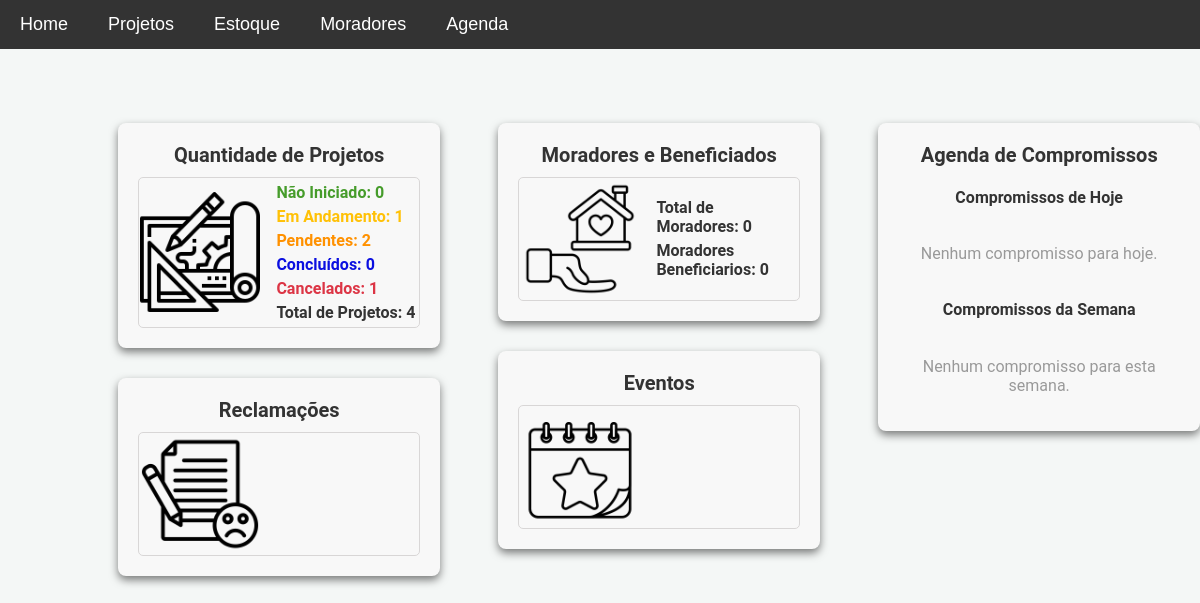
The app's page /, older data.
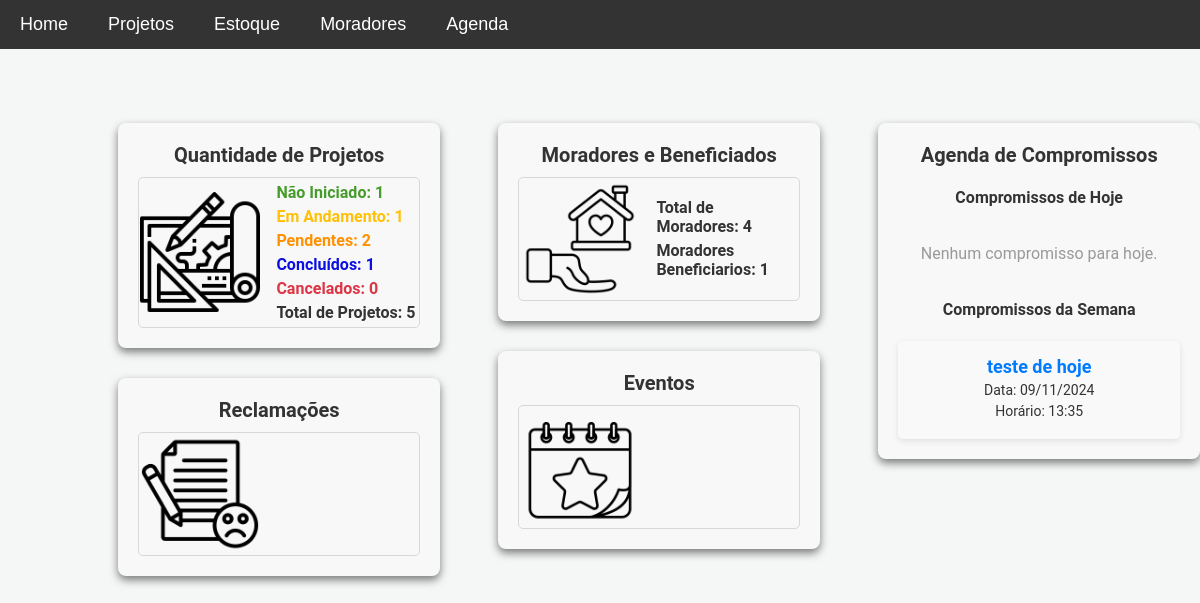
The same page, newer data.
### models.py (models this page shows)
class Compromisso(db.Model):
    __tablename__ = 'compromissos'
    id = db.Column(db.Integer, primary_key=True)
    nome_compromisso = db.Column(db.String(100), nullable=False)
    data = db.Column(db.Date, nullable=False)
    hora = db.Column(db.Time, nullable=False)
    observacoes = db.Column(db.Text, nullable=True)
    data_criacao = db.Column(db.DateTime, default=datetime.utcnow)

### app.py (the view)
@app.route('/')
def home():
    total_projetos = Projeto.query.count()
    nao_iniciados = Projeto.query.filter_by(status='Não iniciado').count()
    pendentes = Projeto.query.filter_by(status='Pendente').count()
    em_andamento = Projeto.query.filter_by(status='Em andamento').count()
    concluidos = Projeto.query.filter_by(status='Concluído').count()
    cancelados = Projeto.query.filter_by(status='Cancelado').count()
    total_moradores = Morador.query.count()
    moradores_beneficiados = Morador.query.filter_by(beneficio=True).count()
    hoje = datetime.now().date()
    semana_futura = hoje + timedelta(days=7)
    compromissos_hoje = Compromisso.query.filter(Compromisso.data == hoje).order_by(Compromisso.hora).all()
    compromissos_semana = Compromisso.query.filter(Compromisso.data > hoje, Compromisso.data <= semana_futura).order_by(Compromisso.data, Compromisso.hora).all()
    return render_template(
        'index.html',
        nao_iniciados=nao_iniciados,
        total_projetos=total_projetos,
        pendentes=pendentes,
        em_andamento=em_andamento,
        concluidos=concluidos,
        cancelados=cancelados,
        total_moradores=total_moradores,
        moradores_beneficiados=moradores_beneficiados,
        compromissos_hoje=compromissos_hoje,
        compromissos_semana=compromissos_semana
    )

### templates/index.html (shortened to what this page needs)
{% extends 'base.html' %}
{% block content %}
<div id="home-page" class="home-page">
    <div class="container">
        <div class="column">
            <div class="status-container">
                <h3>Quantidade de Projetos</h3>
                <div class="status-content dashboard">
                    <img src="{{ url_for('static', filename='img/projeto.png') }}" alt="Ícone de projetos" width="100"
                        height="100">
                    <ul>
                        <li class="nao-iniciado">Não Iniciado: {{ nao_iniciados }}</li>
                        <li class="em-andamento">Em Andamento: {{ em_andamento }}</li>
                        <li class="pendente">Pendentes: {{ pendentes }}</li>
                        <li class="concluido">Concluídos: {{ concluidos }}</li>
                        <li class="cancelado">Cancelados: {{ cancelados }}</li>
                        <li class="total_projetos">Total de Projetos: {{ total_projetos }}</li>
                    </ul>
                </div>
            </div>
            <div class="status-container">
                <h3>Reclamações</h3>
                <div class="status-content">
                    <img src="{{ url_for('static', filename='img/reclamacao.png') }}" alt="Ícone de reclamações"
                        width="100" height="100">
                </div>
            </div>
        </div>
        <div class="column">
            <div class="status-container">
                <h3>Moradores e Beneficiados</h3>
                <div class="status-content dashboard">
                    <img src="{{ url_for('static', filename='img/moradores.png') }}" alt="Ícone de moradores"
                        width="100" height="100">
                    <ul>
                        <li>Total de Moradores: {{ total_moradores }}</li>
                        <li>Moradores Beneficiarios: {{ moradores_beneficiados }}</li>
                    </ul>
                </div>
            </div>
            <div class="status-container">
                <h3>Eventos</h3>
                <div class="status-content">
                    <img src="{{ url_for('static', filename='img/eventos.png') }}" alt="Ícone de eventos" width="100"
                        height="100">
                </div>
            </div>
        </div>
        <div class="column agenda-column">
            <div class="status-container">
                <h3>Agenda de Compromissos</h3>
                <h4>Compromissos de Hoje</h4>
                <div class="agenda-container">
                    {% if compromissos_hoje %}
                    {% for compromisso in compromissos_hoje %}
                    <div class="agenda-card">
                        <h5>{{ compromisso.nome_compromisso }}</h5>
                        <p>Horário: {{ compromisso.hora.strftime('%H:%M') }}</p>
                    </div>
                    {% endfor %}
                    {% else %}
                    <p class="no-compromissos">Nenhum compromisso para hoje.</p>
                    {% endif %}
                </div>
                <h4>Compromissos da Semana</h4>
                <div class="agenda-container">
                    {% if compromissos_semana %}
                    {% for compromisso in compromissos_semana %}
                    <div class="agenda-card">
                        <h5>{{ compromisso.nome_compromisso }}</h5>
                        <p>Data: {{ compromisso.data.strftime('%d/%m/%Y') }}</p>
                        <p>Horário: {{ compromisso.hora.strftime('%H:%M') }}</p>
                    </div>
                    {% endfor %}
                    {% else %}
                    <p class="no-compromissos">Nenhum compromisso para esta semana.</p>
                    {% endif %}
                </div>
            </div>
        </div>
    </div>
</div>
{% endblock %}

Row changes from the older to the newer data that the page shows:
added Compromisso: nome_compromisso "teste de hoje", data "09/11/2024", hora "13:35"
Text that changed along with them:
{{ nao_iniciados }}: "0" → "1"
{{ concluidos }}: "0" → "1"
{{ cancelados }}: "1" → "0"
{{ total_projetos }}: "4" → "5"
{{ total_moradores }}: "0" → "4"
{{ moradores_beneficiados }}: "0" → "1"
text no longer shown: "Nenhum compromisso para esta semana."
